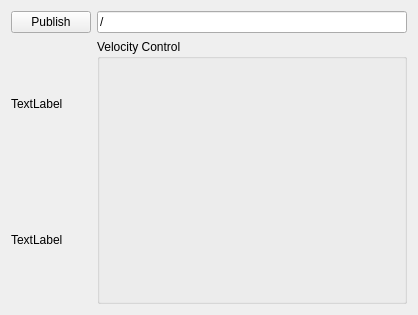
<?xml version="1.0" encoding="UTF-8"?>
<ui version="4.0">
 <class>MainWindow</class>
 <widget class="QMainWindow" name="MainWindow">
  <property name="geometry">
   <rect>
    <x>0</x>
    <y>0</y>
    <width>418</width>
    <height>315</height>
   </rect>
  </property>
  <property name="windowTitle">
   <string>QML Virtual Joystick Example</string>
  </property>
  <widget class="QWidget" name="centralWidget">
   <layout class="QGridLayout" name="gridLayout_2">
    <item row="2" column="1">
     <widget class="QGroupBox" name="groupBoxXY">
      <property name="title">
       <string>Velocity Control</string>
      </property>
      <layout class="QGridLayout" name="gridLayoutXY"/>
     </widget>
    </item>
    <item row="1" column="0">
     <widget class="QPushButton" name="pushButton">
      <property name="text">
       <string>Publish</string>
      </property>
     </widget>
    </item>
    <item row="1" column="1">
     <widget class="QLineEdit" name="lineEdit">
      <property name="text">
       <string>/</string>
      </property>
     </widget>
    </item>
    <item row="2" column="0">
     <layout class="QVBoxLayout" name="verticalLayout_2">
      <item>
       <widget class="QLabel" name="label_2">
        <property name="text">
         <string>TextLabel</string>
        </property>
       </widget>
      </item>
      <item>
       <widget class="QLabel" name="label">
        <property name="text">
         <string>TextLabel</string>
        </property>
       </widget>
      </item>
     </layout>
    </item>
   </layout>
  </widget>
 </widget>
 <layoutdefault spacing="6" margin="11"/>
 <resources/>
 <connections/>
</ui>
